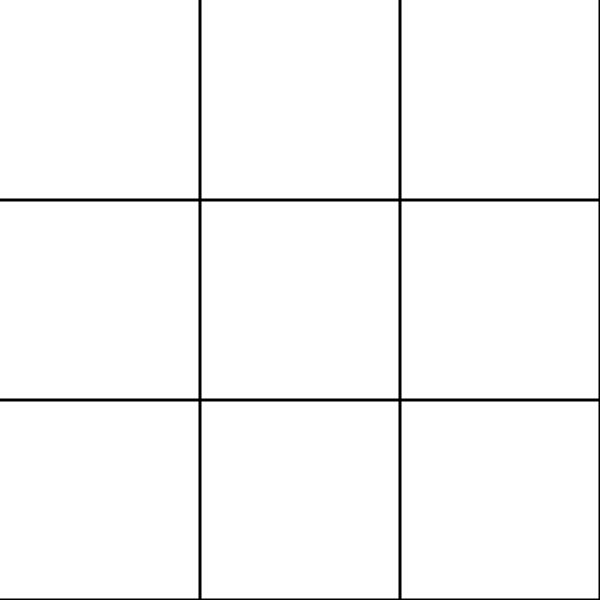
Frame 1 (no input)
Frame 60 (no input): identical to frame 1, image omitted
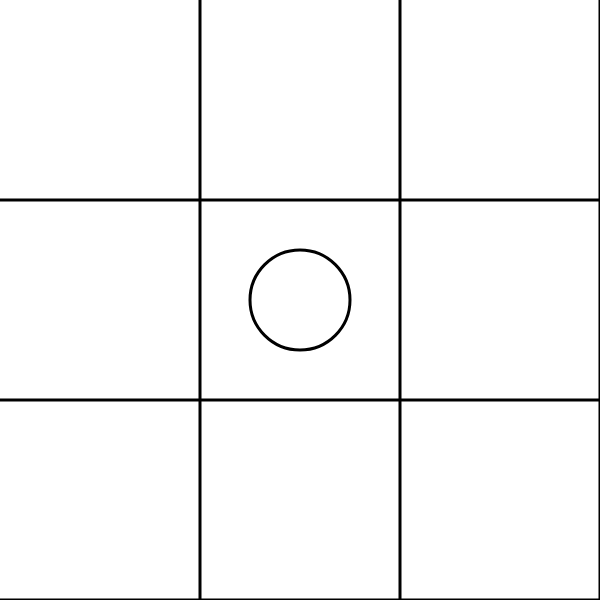
Frame 120 (the mouse pressed at the canvas centre since frame 60)

The p5.js sketch that drew these frames (run headless with seeded random() and noise() and a simulated clock; from frame 60 on, the mouse is pressed at the canvas centre):

// p5.js sketch
// ── sketch.js
let turn = 0;
let taken = [];
let size;
let type = [];
let IsTaken;
let IN = [];
let JN = [];
let Places = []
let n;
let Game;

function setup() {
  createCanvas(600, 600);
  Game = 1;
  size = width / 3;
  background(255);
  strokeWeight(3)
  taken[0] = [99, 99];
  for (let i = 1; i <= 3; i++) {
    line(i * size, 0, i * size, height);
    line(0, i * size, width, i * size)
    for (let j = 0; j < 3; j++) {
      n = i + (j * 3)
      taken[n] = [i, j]
    }
  }
}

function mousePressed() {
  if (Game == 1) {
    for (let i = 0; i < 3; i++) {
      IsTaken = 0;
      for (let j = 0; j < 3; j++) {
        n = i + (j * 3)
        if (mouseX > i * size && mouseX < (i + 1) * size) {
          if (mouseY > j * size && mouseY < (j + 1) * size) {
            for (let k = 0; k <= n; k++) {
              if (taken[n][2] == 0 || taken[n][2] == 1) {
                print("break", n)
                IsTaken = 1;
              }
            }
            if (IsTaken == 0) {
              if (turn == 0) {
                circle(i * size + (size / 2), j * size + (size / 2), 100)
                taken[n] = [i, j, turn]
                turn = 1;
                break;
              } else {
                line(i * size, (j + 1) * size, (i + 1) * size, j * size)
                line(i * size, j * size, (i + 1) * size, (j + 1) * size);
                n = i + (j * 3)
                taken[n] = [i, j, turn]
                turn = 0;
                break;
              }
            }
          }
        }
      }
    }
  }
}
function draw() {
  for (let x = 0; x < 3; x++) {
    let n0 = (x * 3)
    let n1 = x
    for (let b = 0; b < 2; b++) {
      if (taken[n0][2] == b && taken[n0 + 1][2] == b && taken[n0 + 2][2] == b) {
        strokeWeight(10)
        line(0, x * size + (size / 2), width, x * size + (size / 2))
        PrintText();
        if (keyIsDown(82)) {
          restart();
          break;
        }
      }
      if (taken[n1][2] == b && taken[n1 + (3)][2] == b && taken[n1 + 6][2] == b) {
        strokeWeight(10)
        line(x * size + (size / 2), 0, x * size + (size / 2), height)
        PrintText();
        if (keyIsDown(82)) {
          restart();
          break;
        }
      }
      if (taken[0][2] == b && taken[4][2] == b && taken[8][2] == b) {
        strokeWeight(10)
        line(0, 0, width, height)
        PrintText();
        if (keyIsDown(82)) {
          restart();
          break;
        }
      }
      if (taken[2][2] == b && taken[4][2] == b && taken[6][2] == b) {
        strokeWeight(10)
        line(0, height, width, 0)
        PrintText();
        if (keyIsDown(82)) {
          restart();
          break;
        }
      }
    }
  }
}

function PrintText() {
  textAlign(CENTER);
  textSize(60);
  fill(255)
  stroke(0)
  strokeWeight(5)
  text("Game Over", width / 2, 200);
  text("Press 'R' To Restart", width / 2, 400)
  Game = 0
}
function restart() {
  turn = 0;
  taken = [];
  type = [];
  IsTaken;
  IN = [];
  JN = [];
  Places = []
  n = 0;
  setup()
}
